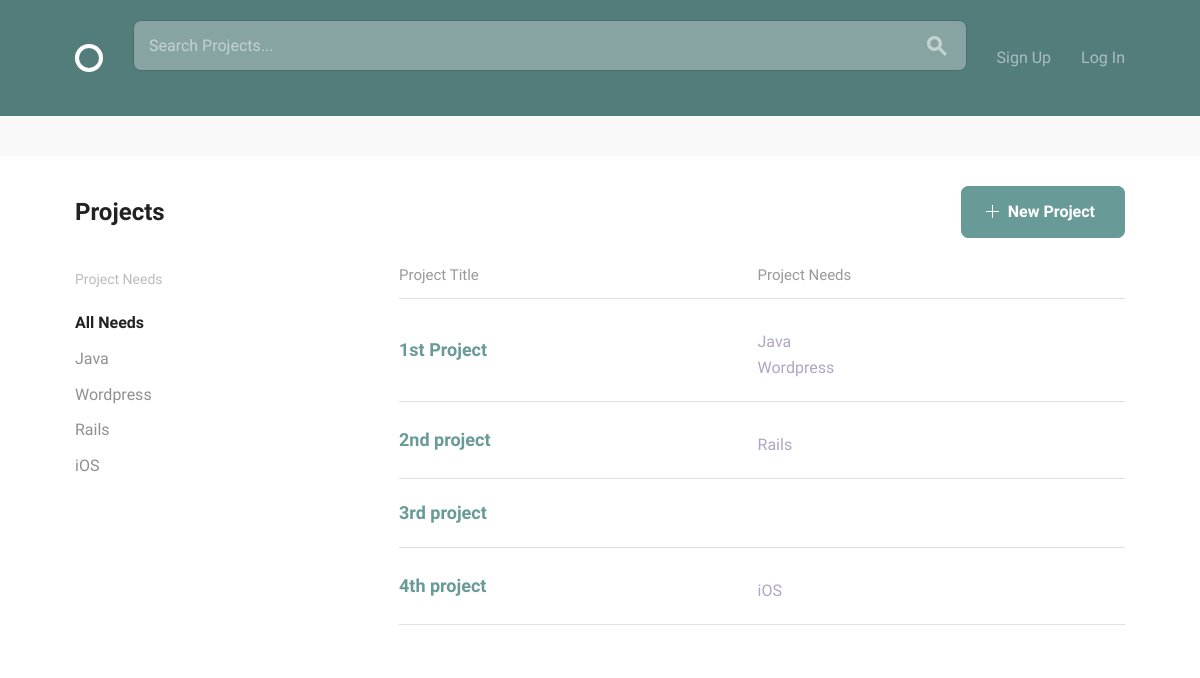
The app's page /, older data.
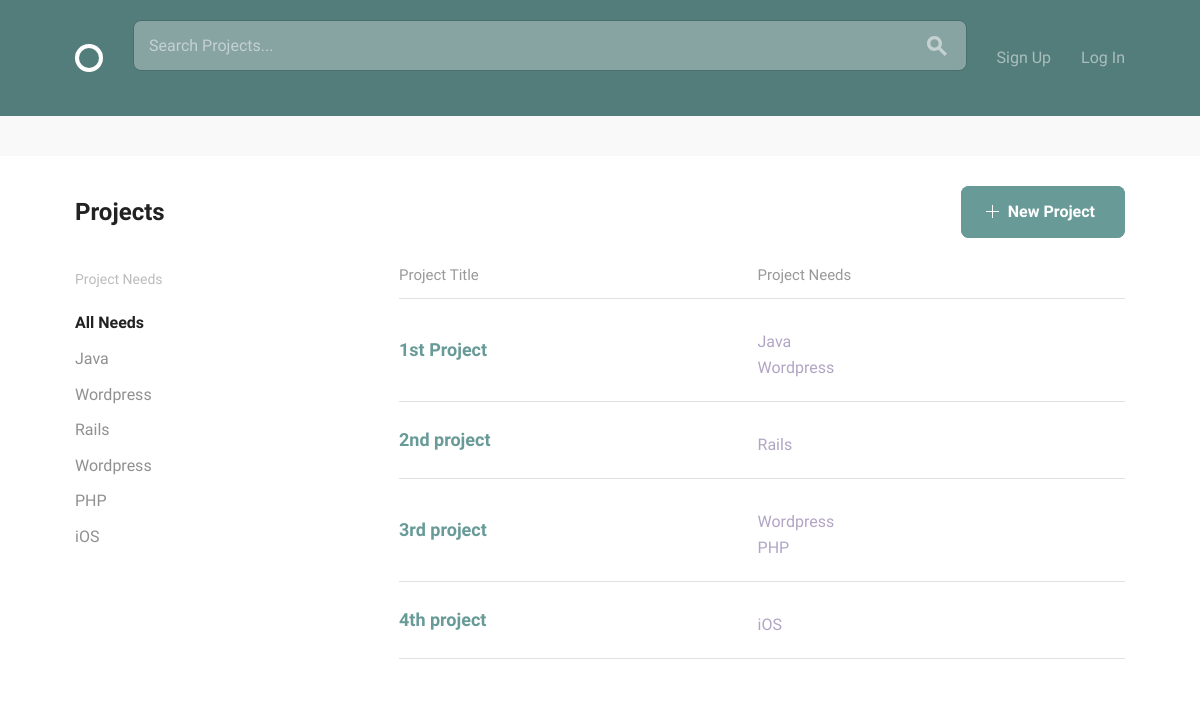
The same page, newer data.
### projects/models.py (models this page shows, shortened)
class Position(models.Model):
    ANDROID = "Android"
    DESIGN = "Design"
    JAVA = "Java"
    PHP = "PHP"
    PYTHON = "Python"
    RAILS = "Rails"
    WORDPRESS = "Wordpress"
    iOS = "iOS"
    SKILLES_CHOICES = (
        (ANDROID, "Android Developer"),
        (DESIGN, "Designer"),
        (JAVA, "Java Developer"),
        (PHP, "PHP Developer"),
        (PYTHON, "Python Developer"),
        (RAILS, "Rails Developer"),
        (WORDPRESS, "Wordpress Developer"),
        (iOS, "iOS Developer")
    )
    project = models.ForeignKey(
        Project,
        null=True,
        related_name="positions",
        on_delete=models.CASCADE)
    title = models.CharField(max_length=100, blank=True)
    description = models.TextField(max_length=500, blank=True)
    skill = models.CharField(
        max_length=20,
        choices=SKILLES_CHOICES,
        default="",
        blank=True)
    position_filled = models.BooleanField(default=False, blank=True)
    applicants = models.ManyToManyField(
        settings.AUTH_USER_MODEL,
        through='Application')

class Project(models.Model):
    user = models.ForeignKey(settings.AUTH_USER_MODEL, null=True)
    title = models.CharField(max_length=100)
    description = models.TextField(max_length=500)
    estimated_time = models.IntegerField()
    requirements = models.CharField(max_length=100)

### social_team_builder/views.py (the view)
# urls.py: 2. Add a URL to urlpatterns:  url(r'^$', Home.as_view(), name='home')
class Home(ListView):
    model = Project
    template_name = "home.html"
    def get_queryset(self):
        term = self.request.GET.get('q', '')
        if term:
            return Project.objects.filter(
                Q(title__icontains=term) | Q(description__icontains=term)
            )
        else:
            return Project.objects.all()

### templates/home.html (shortened to what this page needs)
{% extends "layout.html" %}
{% load static from staticfiles %}
{% block body_content %}
  <div class="bounds circle--page">
      <div class="circle--page--header circle--fluid">
          <div class="circle--fluid--cell circle--fluid--primary">
              <h2>Projects</h2>
          </div>
          <div class="circle--fluid--cell circle--fluid--secondary">
              <a class="button button-primary icon-on-left" href="{% url 'projects:create' %}">
                  <svg version="1.1" xmlns="http://www.w3.org/2000/svg" xmlns:xlink="http://www.w3.org/1999/xlink" x="0px" y="0px" viewBox="0 0 13 13" style="enable-background:new 0 0 13 13;" xml:space="preserve" class="add">
                    <polygon points="7,6 7,0 6,0 6,6 0,6 0,7 6,7 6,13 7,13 7,7 13,7 13,6 "/>
                  </svg>
                  New Project
              </a>
          </div>
      </div>
      <div class="grid-25">
          <div class="circle--filter circle--secondary--module">
              <h4>Project Needs</h4>
                  <ul class="circle--filter--list">
                      <li><a class="selected">All Needs</a></li>
                      {% for project in project_list %}
                          {% for position in project.positions.all %}
                              {% if position.position_filled != True %}
                                  <li><a href={% url 'projects:project_detail' pk=project.pk %}>{{ position.skill }}</a></li>
                              {% endif %}
                          {% endfor %}
                      {% endfor %}
                  </ul>
          </div>
      </div>
      <div class="grid-70 grid-push-5">
          <table class="u-full-width circle--table">
              <thead>
                  <tr>
                      <th>Project Title</th>
                      <th class="circle--cell--right">Project Needs</th>
                  </tr>
              </thead>
              <tbody>
                  {% for project in project_list %}
                      <tr class="clickable-row" data-href="{% url "projects:project_detail" pk=project.pk %}">
                          <td>
                              <h3>{{ project.title }}</h3></a>
                          </td>
                          <td class="circle--cell--right">
                              {% for position in project.positions.all %}
                                  {% if position.position_filled != True %}
                                      <p class="secondary-label">{{ position.skill }}</p>
                                  {% endif %}
                              {% endfor %}
                          </td>
                      </tr>
                  {% endfor %}
              </tbody>
          </table>
      </div>
  </div>
{% endblock %}

Row changes from the older to the newer data that the page shows:
added Position: skill "Wordpress", shown under Project "3rd project"
added Position: skill "PHP", shown under Project "3rd project"
